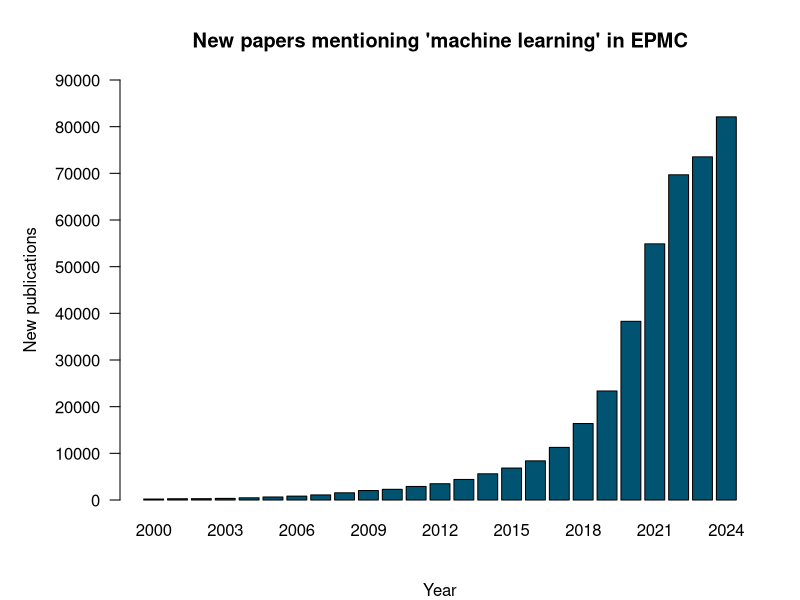

Here is the R script that generated this plot: (Note: this script raises an error after producing the figure.)
## ---- chunk 1
knitr::opts_chunk$set(echo = TRUE)
## ---- chunk 2
# Load the required libraries
library(RColorBrewer)

# Read the data from the CSV file
data <- read.csv("query_results.csv")  # Replace 'query_results.csv' with the actual file name

# Assuming the CSV has columns named 'Year' and 'Hits'
year <- data$Year[1:25]  # Select the first 26 rows of the 'Year' column
counts <- data$Hits[1:25]  # Select the first 26 rows of the 'Hits' column

par(las = 1,  mgp = c(4, 1, 0), mar = c(5, 6, 4, 2))
# Create the bar plot
barplot(counts,
        names.arg = year,  # Use 'year' for the x-axis labels
        xlab = "Year",    # Label for the x-axis
        ylab = "New publications",      # Label for the y-axis
        main = "New papers mentioning 'machine learning' in EPMC",  # Title of the plot
        col = "#005472",  # Change the color of the bars 
        ylim = c(0, 90000),
        yaxt = "n"
        #xaxt = "n"
)

# Add custom y-axis with steps of 20
axis(2, at = seq(0, 90000, by = 10000), labels = seq(0, 90000, by = 10000))

# Add custom x-axis with 45-degree rotated labels, larger size, and aligned properly
#axis(1, at = seq(1, length(year[1:25]), by = 1), labels = year[1:25]) 
     #srt = 45,       # Rotate labels by 45 degrees
     #las = 1,        # Horizontal alignment of labels
     #cex.axis = 1,   # Increase the size of the labels
     #tick = FALSE)   # Suppress ticks, since we're using custom labels
## ---- chunk 3
# Load ggplot2 package
#install.packages('ggplot2')
library(ggplot2)

# Read the data from the CSV file
data <- read.csv("query_results.csv")  # Replace 'query_results.csv' with the actual file name

# Create the ggplot with consistent font for axis and labels
ggplot(data_subset, aes(x = factor(Year), y = Hits)) +
  geom_col(fill = "#005472") +  # Use geom_col instead of geom_bar for direct control of heights
  labs(
    x = "Year",  # Label for the x-axis
    y = "New publications",  # Label for the y-axis
    title = "New publications each year mentioning 'machine learning' in EPMC"  # Title of the plot
  ) +
  scale_y_continuous(
    limits = c(0, 90000), 
    breaks = seq(0, 90000, by = 10000),
    expand = c(0, 0)  # Remove space between the bars and the y-axis
  ) +
  scale_x_discrete(expand = c(0, 0)) +  # Remove space between the bars and the x-axis
  theme(
    axis.text.x = element_text(angle = 45, hjust = 1, family = "Corbel", face = "plain", margin = margin(t = 5)),  # Rotate x-axis labels and bring them closer to the axis
    axis.title.x = element_text(margin = margin(t = 20), family = "Corbel", face = "plain"),  # Set x-axis title font to Corbel and make font weight consistent
    axis.title.y = element_text(margin = margin(r = 20), family = "Corbel", face = "plain"),  # Set y-axis title font to Corbel and make font weight consistent
    axis.line = element_line(color = "black"),  # Set axis lines to black
    plot.title = element_text(hjust = 0.5, family = "Corbel", face = "plain"),  # Center the plot title and set font to Corbel
    panel.background = element_rect(fill = "white"),  # Set background color to white
    plot.background = element_rect(fill = "white"),  # Set plot background color to white
    text = element_text(family = "Corbel", face = "plain")  # Set all text elements to use Corbel font with consistent thickness
  ) +
  coord_cartesian(clip = "off")  # Ensure no clipping of the bars at the edges


# Save the plot to your working directory as a PNG file
ggsave("New_publications.png", width = 10, height = 7)  # You can adjust the width and height as needed

